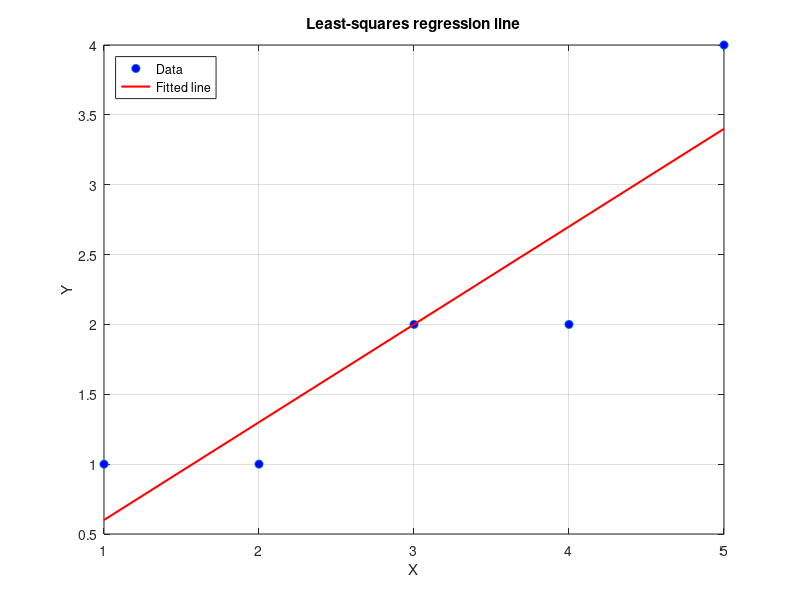

This figure's MATLAB source:
% Question 15: Least-squares regression line Y = a + bX, standard error and correlation

clc; clear; close all;

X = [1 2 3 4 5];
Y = [1 1 2 2 4];
n = length(X);

% Sums needed for the normal equations
sx = sum(X);  sy = sum(Y);
sxy = sum(X .* Y);
sx2 = sum(X.^2);
sy2 = sum(Y.^2);

% Slope and intercept
b = (n*sxy - sx*sy) / (n*sx2 - sx^2);
a = (sy - b*sx) / n;
fprintf('Regression line: Y = %.1f + %.1f X\n', a, b);

% Standard error of estimate
Yhat = a + b*X;                         % estimated values
SSE = sum((Y - Yhat).^2);               % sum of squared errors
Se = sqrt(SSE / (n - 2));
fprintf('Sum of squared errors = %.2f\n', SSE);
fprintf('Standard error of estimate = %.3f\n', Se);

% Correlation coefficient
r = (n*sxy - sx*sy) / sqrt((n*sx2 - sx^2) * (n*sy2 - sy^2));
fprintf('Correlation r = %.2f\n', r);
fprintf('r squared = %.2f\n', r^2);
if r > 0.7
    disp('Strong positive relationship between X and Y.');
end

% Graph of the data and the fitted line
figure;
plot(X, Y, 'o', 'MarkerFaceColor', 'b'); hold on;
plot(X, Yhat, '-r', 'LineWidth', 1.5);
xlabel('X'); ylabel('Y');
title('Least-squares regression line');
legend('Data', 'Fitted line', 'Location', 'northwest');
grid on;
